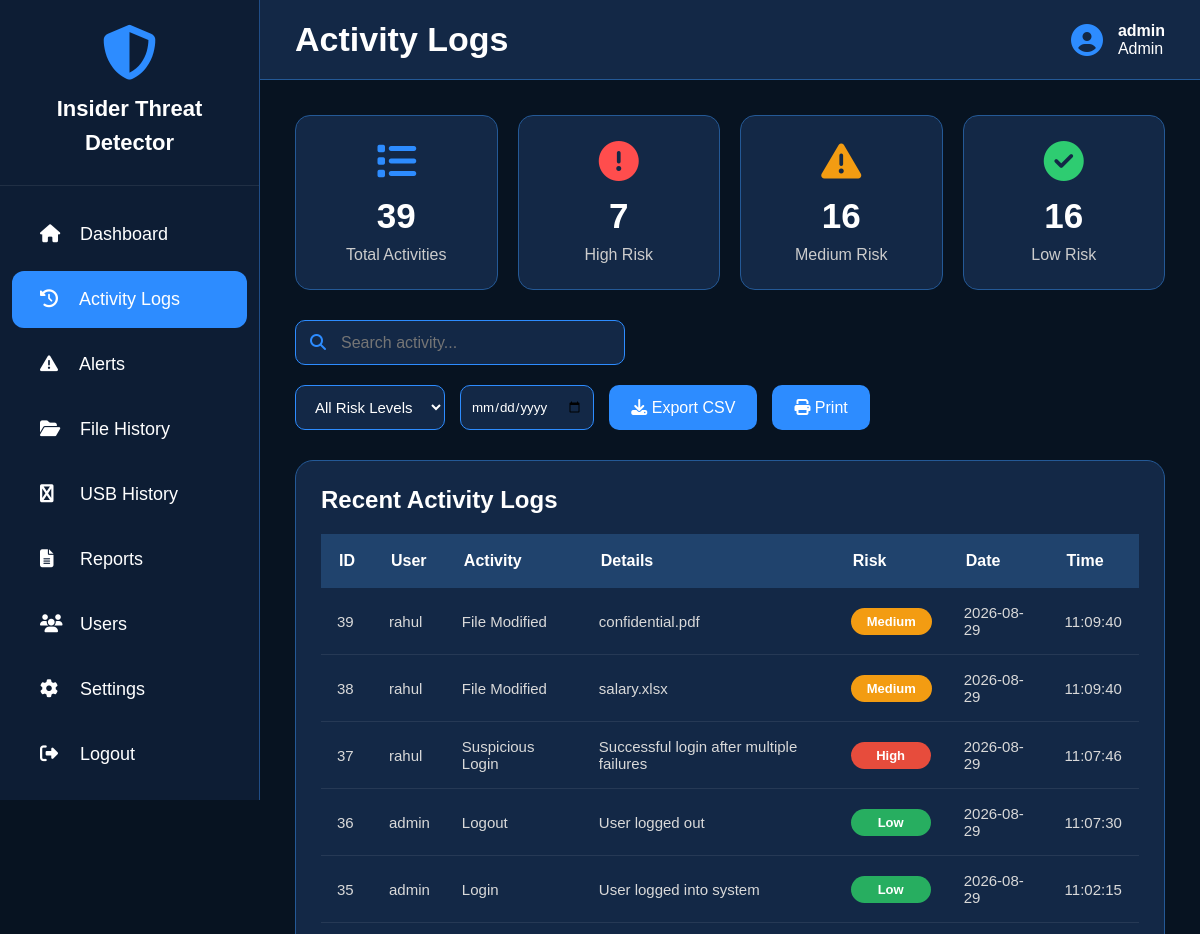
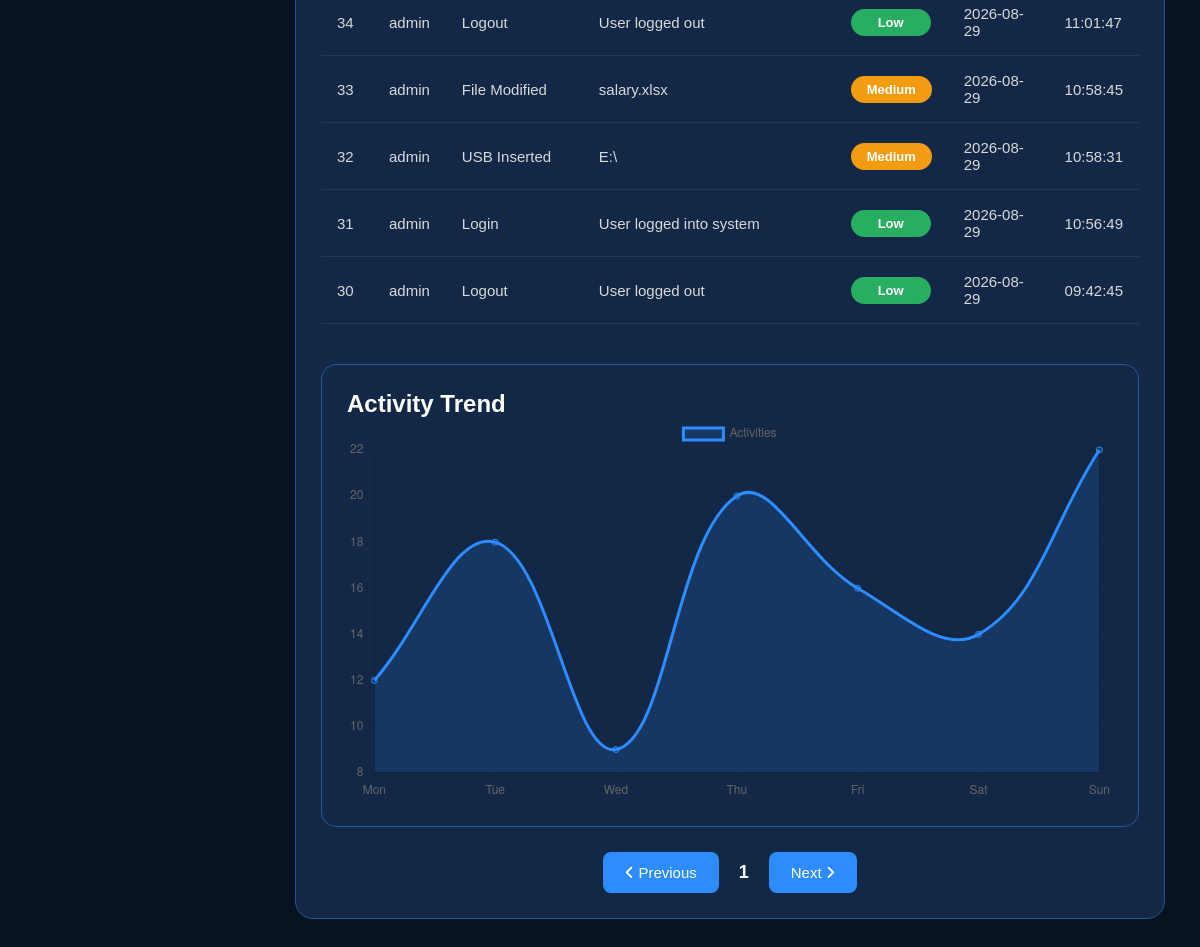
Page /activity (signed in) on the committed database (2 pictures, top to bottom).
### tables this page shows
CREATE TABLE activity_logs (
        id INTEGER PRIMARY KEY AUTOINCREMENT,
        username TEXT,
        activity TEXT,
        details TEXT,
        risk_level TEXT,
        date TEXT,
        time TEXT
    );

### app.py (the view)
@app.route("/activity")
def activity():
    if not login_required():
        return redirect("/")
    conn = get_db()
    activities = conn.execute(
        "SELECT * FROM activity_logs ORDER BY id DESC"
    ).fetchall()
    total = len(activities)
    high = sum(1 for x in activities if x["risk_level"] == "High")
    medium = sum(1 for x in activities if x["risk_level"] == "Medium")
    low = sum(1 for x in activities if x["risk_level"] == "Low")
    conn.close()
    return page(
        "activity.html",
        activities=activities,
        total_logs=total,
        high_risk=high,
        medium_risk=medium,
        low_risk=low
    )

### app.py (called while the page is built)
def login_required():
    return "username" in session

def page(name, **data):
    data["username"] = session.get("username")
    data["role"] = session.get("role")
    return render_template(name, **data)

### database.py (called while the page is built)
def get_db():
    conn = sqlite3.connect(DATABASE)
    conn.row_factory = sqlite3.Row
    return conn

### templates/activity.html (shortened to what this page needs)
<!DOCTYPE html>
<html lang="en">
<head>
<link rel="stylesheet"
href="https://cdnjs.cloudflare.com/ajax/libs/font-awesome/6.5.2/css/all.min.css">
</head>
<body>
<div class="sidebar">
<div class="logo">
<i class="fa-solid fa-shield-halved"></i>
<h2>
Insider Threat<br>
Detector
</h2>
</div>
<div class="menu">
<ul>
        <li>
            <a href="/dashboard">
                <i class="fa-solid fa-house"></i>
                <span>Dashboard</span>
            </a>
        </li>
        <li>
            <a href="/activity" class="active">
                <i class="fa-solid fa-clock-rotate-left"></i>
                <span>Activity Logs</span>
            </a>
        </li>
        <li>
            <a href="/alerts">
                <i class="fa-solid fa-triangle-exclamation"></i>
                <span>Alerts</span>
            </a>
        </li>
        <li>
            <a href="/file_history" >
                <i class="fa-solid fa-folder-open"></i>
                <span>File History</span>
            </a>
        </li>
        <li>
            <a href="/usb_history" >
                <i class="fa-solid fa-usb"></i>
                <span>USB History</span>
            </a>
        </li>
        <li>
            <a href="/reports">
                <i class="fa-solid fa-file-lines"></i>
                <span>Reports</span>
            </a>
        </li>
        <li>
            <a href="/users">
                <i class="fa-solid fa-users"></i>
                <span>Users</span>
            </a>
        </li>
        <li>
            <a href="/settings">
                <i class="fa-solid fa-gear"></i>
                <span>Settings</span>
            </a>
        </li>
        <li>
            <a href="/logout">
                <i class="fa-solid fa-right-from-bracket"></i>
                <span>Logout</span>
            </a>
        </li>
    </ul>
</div>
</div>
<div class="main">
<div class="topbar">
<h1>Activity Logs</h1>
<div class="profile">
<i class="fa-solid fa-user-circle"></i>
<div>
<b>{{username}}</b><br>
{{role}}
</div>
</div>
</div>
<div class="content">
    <div class="summary-cards">
<div class="summary-card">
<i class="fa-solid fa-list blue"></i>
<h2>{{total_logs}}</h2>
<p>Total Activities</p>
</div>
<div class="summary-card">
<i class="fa-solid fa-circle-exclamation red"></i>
<h2>{{high_risk}}</h2>
<p>High Risk</p>
</div>
<div class="summary-card">
<i class="fa-solid fa-triangle-exclamation orange"></i>
<h2>{{medium_risk}}</h2>
<p>Medium Risk</p>
</div>
<div class="summary-card">
<i class="fa-solid fa-circle-check green"></i>
<h2>{{low_risk}}</h2>
<p>Low Risk</p>
</div>
</div>
<div class="toolbar">
<div class="search-box">
<i class="fa-solid fa-search"></i>
<input
type="text"
id="searchInput"
placeholder="Search activity...">
</div>
<div class="filters">
<select id="riskFilter">
<option value="">All Risk Levels</option>
<input
type="date"
id="dateFilter"
style="
height:45px;
background:#132846;
border:1px solid #2d8cff;
color:white;
border-radius:10px;
padding:10px;
">
</select>
<button class="export-btn">
<i class="fa-solid fa-download"></i>
Export CSV
</button>
<button class="export-btn" onclick="window.print()">
<i class="fa-solid fa-print"></i>
Print
</button>
</div>
</div>
<div class="table-box">
<h2 class="table-title">
Recent Activity Logs
</h2>
<table id="activityTable">
<thead>
<tr>
<th>ID</th>
<th>User</th>
<th>Activity</th>
<th>Details</th>
<th>Risk</th>
<th>Date</th>
<th>Time</th>
</tr>
</thead>
<tbody>
{% for row in activities %}
<tr>
<td>{{row.id}}</td>
<td>{{row.username}}</td>
<td>{{row.activity}}</td>
<td>{{row.details}}</td>
<td>
{% if row.risk_level=="High" %}
<span class="badge high">
High
</span>
{% elif row.risk_level=="Medium" %}
<span class="badge medium">
Medium
</span>
{% else %}
<span class="badge low">
Low
</span>
{% endif %}
</td>
<td>{{row.date}}</td>
<td>{{row.time}}</td>
</tr>
{% endfor %}
</tbody>
</table>
<div class="chart-box">
<h2>Activity Trend</h2>
<canvas id="activityChart"></canvas>
</div>
<div class="pagination">
<button onclick="previousPage()">
<i class="fa-solid fa-angle-left"></i>
Previous
</button>
<span id="pageNumber">
1
</span>
<button onclick="nextPage()">
Next
<i class="fa-solid fa-angle-right"></i>
</button>
</div>
</div>
</div>
</div>
<script>
const ctx=document.getElementById("activityChart");
new Chart(ctx,{
type:"line",
data:{
labels:["Mon","Tue","Wed","Thu","Fri","Sat","Sun"],
datasets:[{
label:"Activities",
data:[12,18,9,20,16,14,22],
borderColor:"#2d8cff",
backgroundColor:"rgba(45,140,255,.15)",
fill:true,
tension:.4
}]
}
});
</script>
</body>
</html>

### templates/activity.html (style rules this page uses)
* { margin:0; padding:0; box-sizing:border-box; font-family:Arial,Helvetica,sans-serif; }
body { background:#071321; color:#fff; overflow-x:hidden; }
.sidebar { position:fixed; left:0; top:0; width:260px; height:100vh; background:#0d1d34; border-right:1px solid #204d86; }
.logo { text-align:center; padding:25px; border-bottom:1px solid rgba(255,255,255,.08); }
.logo i { font-size:55px; color:#2d8cff; }
.logo h2 { margin-top:12px; font-size:22px; line-height:34px; }
.menu { margin-top:20px; }
.menu a { display:block; padding:18px 28px; color:white; text-decoration:none; font-size:18px; margin:8px 12px; border-radius:12px; transition:.3s; }
.menu a.active { background:#2d8cff; }
.menu i { width:35px; }
.main { margin-left:260px; min-height:100vh; }
.topbar { height:80px; background:#132846; display:flex; justify-content:space-between; align-items:center; padding:20px 35px; border-bottom:1px solid #245996; }
.topbar h1 { font-size:34px; }
.profile { display:flex; align-items:center; gap:15px; }
.profile i { font-size:32px; color:#2d8cff; }
.content { padding:35px; }
.toolbar { display:flex; justify-content:space-between; align-items:center; flex-wrap:wrap; gap:20px; margin-bottom:30px; }
.search-box { position:relative; }
.search-box input { width:330px; height:45px; padding-left:45px; background:#132846; border:1px solid #2d8cff; border-radius:10px; color:white; font-size:16px; outline:none; }
.search-box i { position:absolute; left:15px; top:14px; color:#2d8cff; }
.filters { display:flex; gap:15px; flex-wrap:wrap; }
.filters select { height:45px; padding:0 15px; background:#132846; border:1px solid #2d8cff; color:white; border-radius:10px; font-size:15px; outline:none; cursor:pointer; }
.export-btn { height:45px; padding:0 22px; background:#2d8cff; border:none; border-radius:10px; color:white; font-size:16px; cursor:pointer; transition:.3s; }
.table-box { background:#132846; border:1px solid #245996; border-radius:18px; padding:25px; overflow-x:auto; }
.table-title { font-size:24px; margin-bottom:20px; }
table { width:100%; border-collapse:collapse; margin-top:15px; }
thead { background:#20436d; }
thead th { padding:18px; text-align:left; font-size:16px; font-weight:bold; color:#fff; }
tbody tr { border-bottom:1px solid rgba(255,255,255,.08); transition:.3s; }
tbody td { padding:16px; font-size:15px; color:#d9d9d9; }
.table-box { overflow-x:auto; }
.badge { padding:6px 16px; border-radius:30px; font-size:13px; font-weight:bold; display:inline-block; min-width:80px; text-align:center; }
.low { background:#27ae60; color:white; }
.medium { background:#f39c12; color:white; }
.high { background:#e74c3c; color:white; }
.pagination { display:flex; justify-content:center; align-items:center; gap:20px; margin-top:25px; }
.pagination button { background:#2d8cff; color:white; border:none; padding:12px 22px; border-radius:8px; cursor:pointer; font-size:15px; transition:.3s; }
#pageNumber { font-size:18px; font-weight:bold; }
.summary-cards { display:grid; grid-template-columns:repeat(4,1fr); gap:20px; margin-bottom:30px; }
.summary-card { background:#132846; border:1px solid #245996; border-radius:15px; padding:25px; text-align:center; transition:.3s; }
.summary-card i { font-size:40px; margin-bottom:15px; }
.summary-card h2 { font-size:35px; margin-bottom:10px; }
.summary-card p { color:#ccc; }
.blue { color:#2d8cff; }
.green { color:#2ecc71; }
.orange { color:#f39c12; }
.red { color:#ff4d4d; }
.chart-box { margin-top:40px; background:#132846; padding:25px; border-radius:15px; border:1px solid #245996; }

### rows in the picture
activity_logs: id "39", username "rahul", activity "File Modified", details "confidential.pdf", risk_level "Medium", date "2026-08-29", time "11:09:40"
activity_logs: id "38", username "rahul", activity "File Modified", details "salary.xlsx", risk_level "Medium", date "2026-08-29", time "11:09:40"
activity_logs: id "37", username "rahul", activity "Suspicious Login", details "Successful login after multiple failures", risk_level "High", date "2026-08-29", time "11:07:46"
activity_logs: id "36", username "admin", activity "Logout", details "User logged out", risk_level "Low", date "2026-08-29", time "11:07:30"
activity_logs: id "35", username "admin", activity "Login", details "User logged into system", risk_level "Low", date "2026-08-29", time "11:02:15"
activity_logs: id "34", username "admin", activity "Logout", details "User logged out", risk_level "Low", date "2026-08-29", time "11:01:47"
activity_logs: id "33", username "admin", activity "File Modified", details "salary.xlsx", risk_level "Medium", date "2026-08-29", time "10:58:45"
activity_logs: id "32", username "admin", activity "USB Inserted", details "E:\\", risk_level "Medium", date "2026-08-29", time "10:58:31"
activity_logs: id "31", username "admin", activity "Login", details "User logged into system", risk_level "Low", date "2026-08-29", time "10:56:49"
activity_logs: id "30", username "admin", activity "Logout", details "User logged out", risk_level "Low", date "2026-08-29", time "09:42:45"

### other values in the picture
{{ username }} "admin"
{{ role }} "Admin"
{{ total_logs }} "39"
{{ high_risk }} "7"
{{ medium_risk }} "16"
{{ low_risk }} "16"
